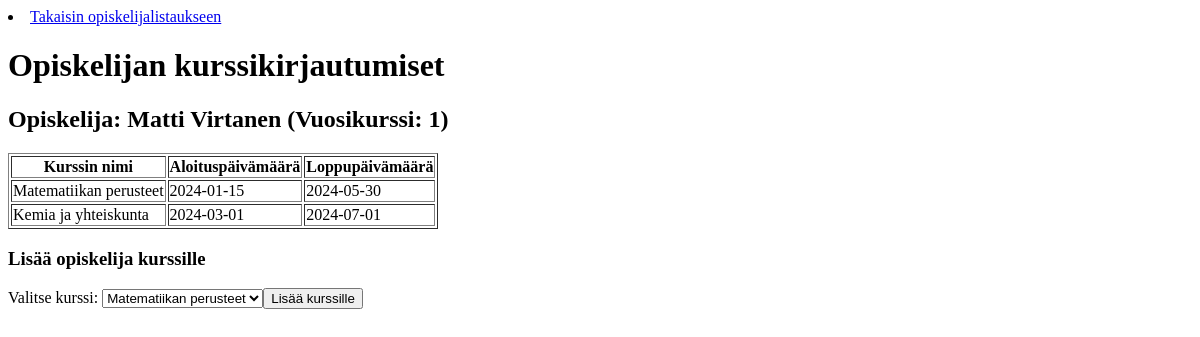
The page /kurssikirjautumiset.php?id=1 on the database as committed earlier.
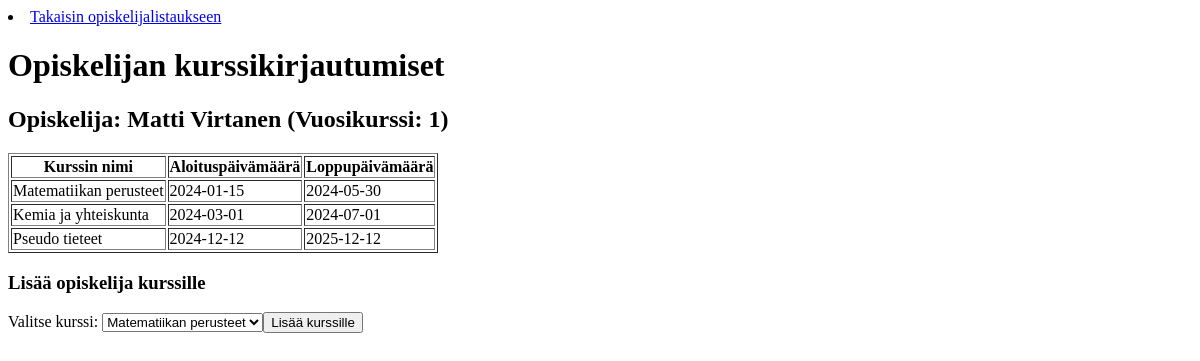
The same page on the database as committed later.
### tables this page shows
CREATE TABLE `kurssit` (
  `tunnus` int(11) NOT NULL,
  `nimi` varchar(100) NOT NULL,
  `kuvaus` text DEFAULT NULL,
  `alkupaiva` date NOT NULL,
  `loppupaiva` date NOT NULL,
  `opettaja_id` int(11) DEFAULT NULL,
  `tila_id` int(11) DEFAULT NULL
);

### kurssikirjautumiset.php (the view, shortened to what this page needs)
<!DOCTYPE html>
<html lang="fi">
<head>
</head>
<body>
    <li><a href="opiskelijat.php">Takaisin opiskelijalistaukseen</a></li>
    <h1>Opiskelijan kurssikirjautumiset</h1>
    <?php
    include 'yhteys.php';
    if (isset($_GET['id'])) {
        $opiskelijaId = $_GET['id'];
        $stmt = $pdo->prepare("SELECT * FROM opiskelijat WHERE opiskelijanumero = :opiskelijanumero");
        $stmt->execute(['opiskelijanumero' => $opiskelijaId]);
        $opiskelija = $stmt->fetch();
        echo "<h2>Opiskelija: " . htmlspecialchars($opiskelija['etunimi']) . " " . htmlspecialchars($opiskelija['sukunimi']) . " (Vuosikurssi: " . htmlspecialchars($opiskelija['vuosikurssi']) . ")</h2>";
        $query = $pdo->prepare("
            SELECT kurssit.nimi, kurssit.alkupaiva, kurssit.loppupaiva
            FROM kurssikirjautumiset
            JOIN kurssit ON kurssikirjautumiset.kurssi_id = kurssit.tunnus
            WHERE kurssikirjautumiset.opiskelija_id = :opiskelija_id
        ");
        $query->execute(['opiskelija_id' => $opiskelijaId]);
        $kurssit = $query->fetchAll();
        if ($kurssit) {
            echo "<table border='1'><tr><th>Kurssin nimi</th><th>Aloituspäivämäärä</th><th>Loppupäivämäärä</th></tr>";
            foreach ($kurssit as $kurssi) {
                echo "<tr><td>{$kurssi['nimi']}</td><td>{$kurssi['alkupaiva']}</td><td>{$kurssi['loppupaiva']}</td></tr>";
            }
            echo "</table>";
        } else {
            echo "<p>Opiskelijalla ei ole kurssikirjautumisia.</p>";
        }
        echo "<h3>Lisää opiskelija kurssille</h3>";
        echo "<form action='' method='post'>";
        echo "<label>Valitse kurssi: ";
        echo "<select name='kurssi_id'>";
        $kurssitStmt = $pdo->query("SELECT * FROM kurssit");
        while ($kurssi = $kurssitStmt->fetch()) {
            echo "<option value='{$kurssi['tunnus']}'>{$kurssi['nimi']}</option>";
        }
        echo "</select></label>";
        echo "<input type='submit' name='lisaa_kurssille' value='Lisää kurssille'>";
        echo "</form>";
    } else {
        echo "Opiskelijanumero puuttuu!";
        exit;
    }
    ?>
</body>
</html>

Rows that differ between the two databases and show on the page:
added kurssit: nimi "Pseudo tieteet", alkupaiva "2024-12-12", loppupaiva "2025-12-12"
